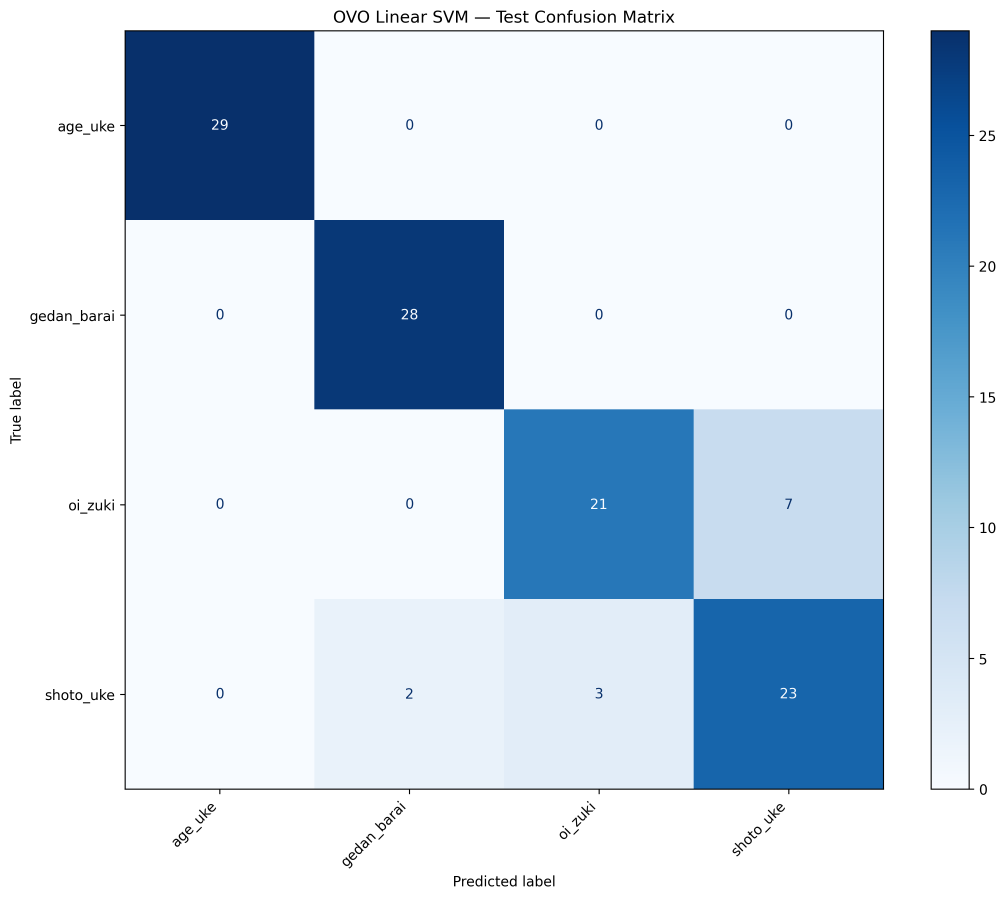
#> input picture train_karate_detection/mirrored/results/ovo_linear/test_confusion_matrix.png, 3018 x 2697 px, given as the content of the folder dataset/input, which was not available (shown at 1/3 size)
$ python mirror.py
#> lines starting #> are read from the running program, lines starting #| are printed output that depends on the picture
from pathlib import Path
import cv2
import argparse


def mirror_images(input_dir, output_dir):
#> called with input_dir = 'dataset/input', output_dir = 'dataset/mirrored'
    input_dir = Path(input_dir)
    output_dir = Path(output_dir)

    output_dir.mkdir(parents=True, exist_ok=True)

    image_extensions = {".jpg", ".jpeg", ".png", ".bmp", ".webp"}

    image_files = [
        path for path in input_dir.iterdir()
        if path.is_file() and path.suffix.lower() in image_extensions
    ]

    print(f"Found {len(image_files)} images.")

    for image_path in image_files:
        image = cv2.imread(str(image_path))
#> image is the input picture: shape (2697, 3018, 3); mean B, G, R 232.5, 218.1, 203.8

        if image is None:
            print(f"Could not read: {image_path}")
            continue

        # Horizontal mirror
        mirrored = cv2.flip(image, 1)
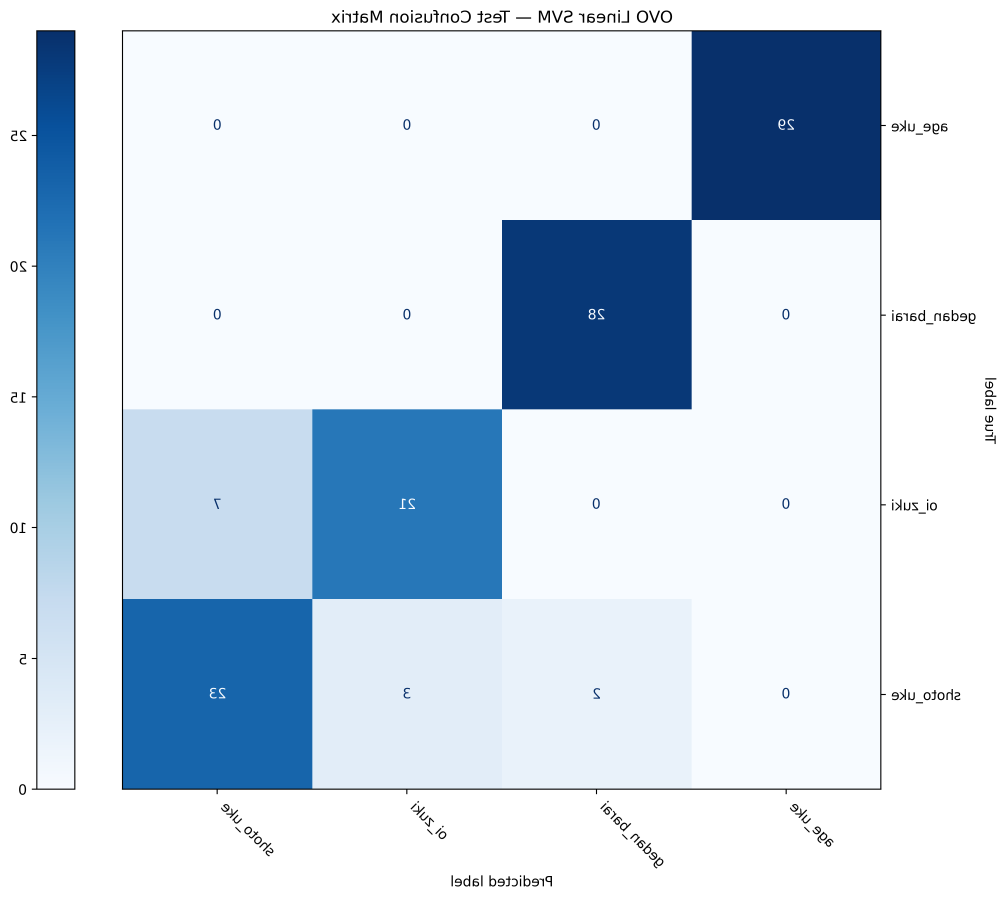
#> mirrored: shape (2697, 3018, 3) (shown at 1/3 size); mean B, G, R 232.5, 218.1, 203.8

        output_path = output_dir / image_path.name
        cv2.imwrite(str(output_path), mirrored)

        print(f"{image_path.name} -> {output_path}")

    print("Finished mirroring images.")


if __name__ == "__main__":
    parser = argparse.ArgumentParser(
        description="Horizontally mirror all images in a folder."
    )

    parser.add_argument(
        "--input",
        default="dataset/input",
        help="Folder containing the original images"
    )

    parser.add_argument(
        "--output",
        default="dataset/mirrored",
        help="Folder where mirrored images will be saved"
    )

    args = parser.parse_args()

    mirror_images(args.input, args.output)

$ run again, on train_karate_detection/mirrored/tests/ovr_rbf/validation_confusion_matrix.png
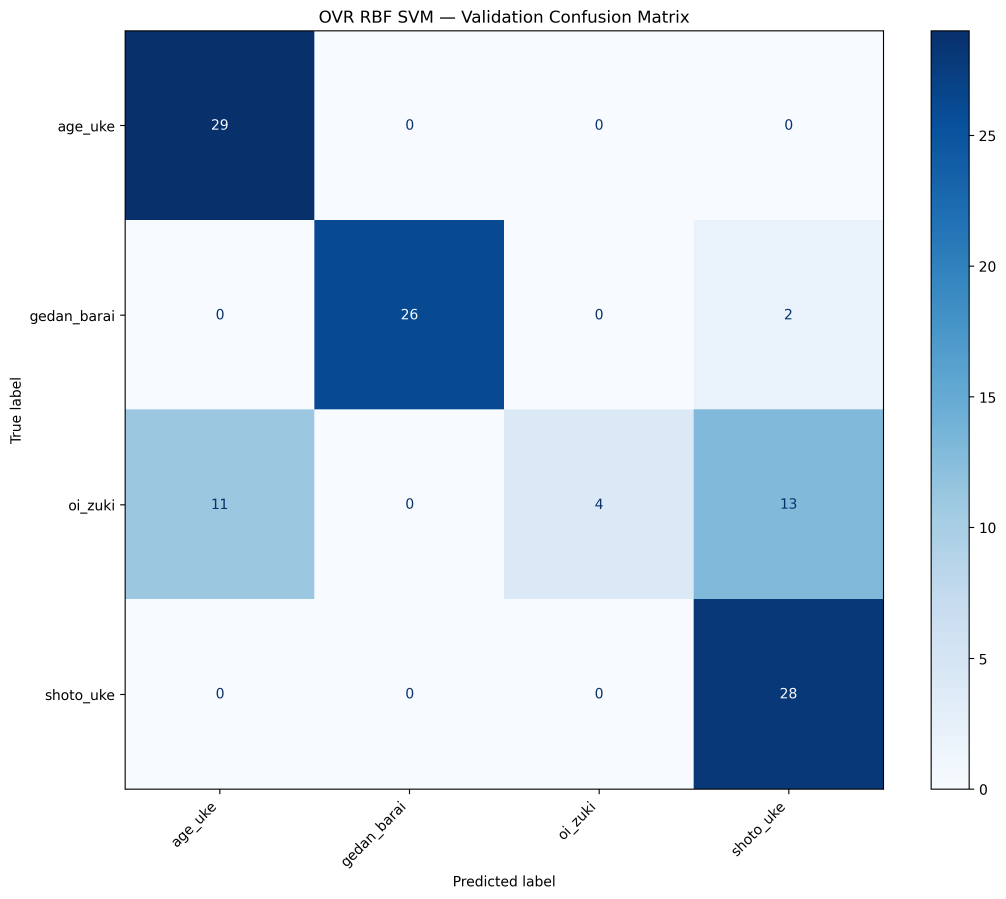
#> input picture train_karate_detection/mirrored/tests/ovr_rbf/validation_confusion_matrix.png, 3018 x 2697 px, given as the content of the folder dataset/input, which was not available (shown at 1/3 size)
#> in mirror_images, image is the input picture: shape (2697, 3018, 3); mean B, G, R 232.2, 218.7, 204.7
#> in mirror_images, `mirrored = cv2.flip(image, 1)`:
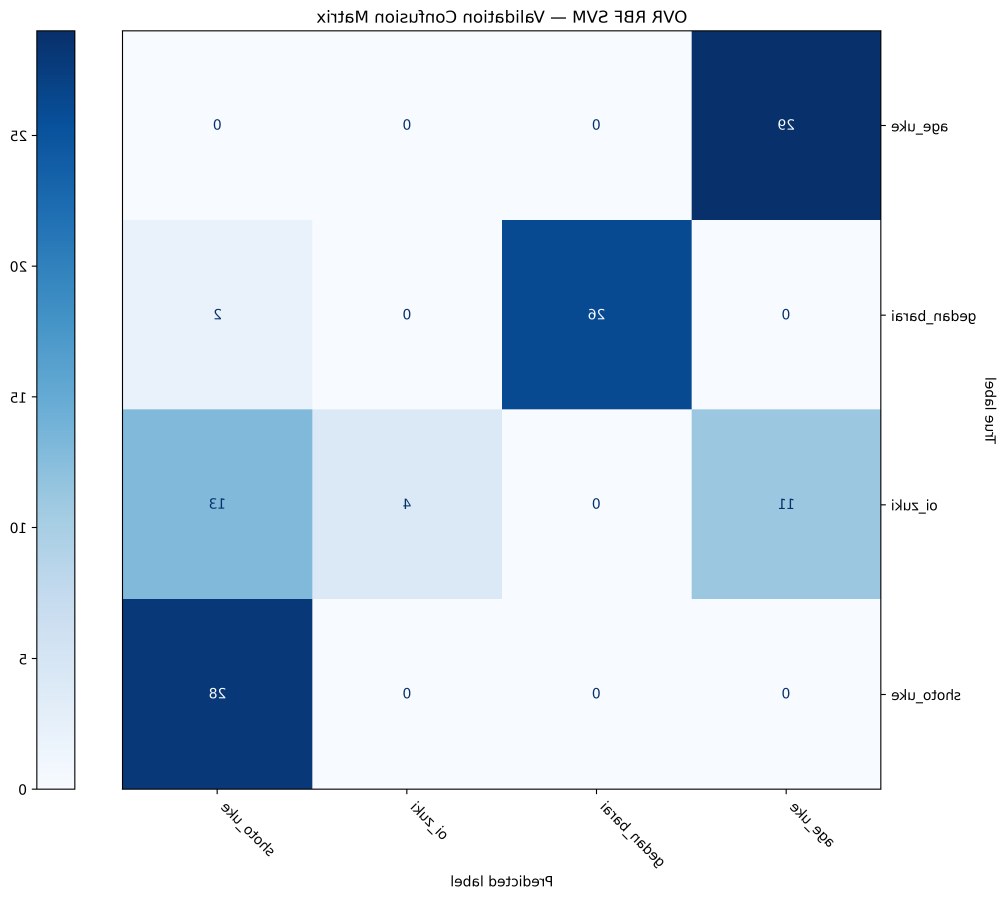
#> mirrored: shape (2697, 3018, 3) (shown at 1/3 size); mean B, G, R 232.2, 218.7, 204.7
